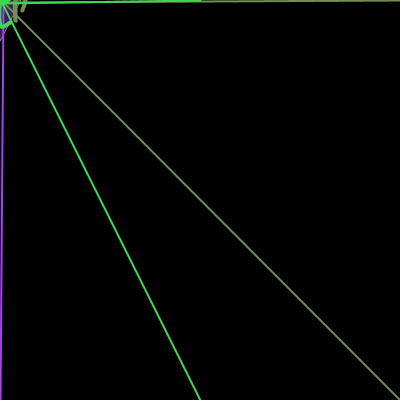
Frame 1 (no input)
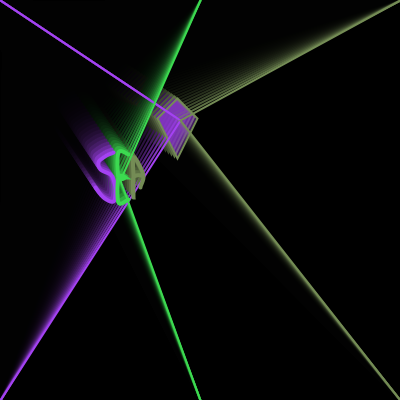
Frame 60 (the mouse pressed at the canvas centre just before this capture)
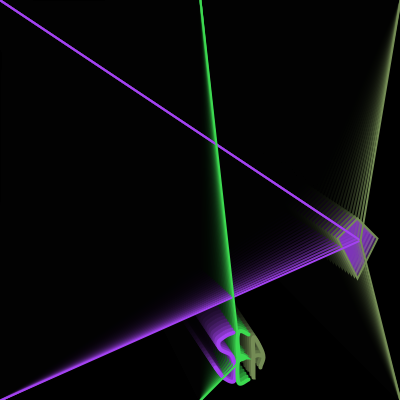
Frame 120 (the mouse held since frame 60 and released just before this capture)

The Processing sketch that drew these frames (run headless with seeded random() and noise(); from frame 60 on, the mouse is pressed at the canvas centre):

// Processing sketch: processing_71453
// ── processing_71453.pde

//Sarah Anderson, seanders
//HW6
//Copyright Sarah Anderson 2012 at CMU all rights reserved
//press any key to change the sizes, speeds and locations to random

float x,y,di,xSpeed,ySpeed,x2,y2,di2,x2Speed, y2Speed;
color col1, col2, col3;

void setup()
{
size(400,400);
background(0);
smooth();
x=0;
y=0;
di=50;
x2=0;
y2=0;
di2=100;
xSpeed=2;
ySpeed=3;
x2Speed=3;
y2Speed=2;
col1=color(random(255),random(255),random(255));
col2=color(random(255),random(255),random(255));
col3=color(random(255),random(255),random(255));

  
}

void draw()
{
createWindow();
diamond(x2,y2,di2,col1, col2, col3);
bounceDiamond();
initials(x,y,di,col1,col2,col3);
wrapInitials(); 
  
}

void createWindow()
{
fill(0,50);
noStroke();
rect(0,0,width, height);
}

void bounceDiamond() //code adapted from class code 6
{
x2=x2+x2Speed;
y2=y2+y2Speed;
strokeWeight(2);
stroke(col1);
line(0,0,x2,y2);
line(0,400,x2,y2);
stroke(col3);
line(400,0,x2,y2);
line(400,400,x2,y2);
  if (x2>width)
  {
  x2Speed=-x2Speed; 
  }
  else if (x2<0)
  {
  x2Speed=-x2Speed;  
  }
  
  if (y2>height)
  {
   y2Speed= -y2Speed; 
  }
  else if (y2<0)
  {
   y2Speed=-y2Speed; 
  }
}

void diamond(float x2, float y2, float di2,
  color col1,color col2, color col3)
{
noStroke();
fill(col1,100);
stroke(col3);
beginShape();
vertex(x2-(di2*0.2), y2-(di2*0));
vertex(x2-(di2*0), y2-(di2*0.2));
vertex(x2+(di2*0.2), y2-(di2*0));
vertex(x2-(di2*0), y2+(di2*0.4));
endShape(CLOSE);
}



void initials(float x, float y, float di, 
  color col1,color col2,color col3)
{
noFill();
strokeWeight(4);
 // letter S
stroke(col1);
beginShape();
  curveVertex(x-(di*0.05), y-(di*0.55)); //control point
  curveVertex(x-(di*0.1), y-(di*0.49));
  curveVertex(x-(di*0.2), y-(di*0.45));
  curveVertex(x-(di*0.3), y-(di*0.4));
  curveVertex(x-(di*0.4), y-(di*0.3));
  curveVertex(x-(di*0.35), y-(di*0.15));
  curveVertex(x-(di*0.15), y-(di*0.05));
  curveVertex(x-(di*0.1), y+(di*0.05));
  curveVertex(x-(di*0.05), y+(di*0.25));
  curveVertex(x-(di*0.1), y+(di*0.49));
  curveVertex(x-(di*0.3), y+(di*0.4));
  curveVertex(x-(di*0.45), y+(di*0.2));
  curveVertex(x-(di*0.5),y+(di*0.1)); //control point
endShape();

//letter E
stroke(col2);
beginShape();
  curveVertex(x+(di*0.35), y-(di*0.35)); //control point
  curveVertex(x+(di*0.2), y-(di*0.45));
  curveVertex(x, y-(di*0.5));
  curveVertex(x,y);
  curveVertex(x+(di*0.15),y);
  curveVertex(x,y);
  curveVertex(x, y+(di*0.5));
  curveVertex(x+(di*0.2), y+(di*0.45));
  curveVertex(x+(di*0.35), y+(di*0.35));  //control point
endShape();

//letter A
stroke(col3);
beginShape();
  curveVertex(x+(di*0.6),y); //control point
  curveVertex(x+(di*0.45),y+(di*0.2));
  curveVertex(x+(di*0.5), y);
  curveVertex(x+(di*0.45), y-(di*0.2));
  curveVertex(x+(di*0.3), y-(di*.40));
  curveVertex(x+(di*0.3), y);
  curveVertex(x+(di*0.3), y+(di*0.4));
  curveVertex(x+(di*0.3), y);
  curveVertex(x+(di*0.5), y);
  curveVertex(x+(di*0.35), y+(di*0.35)); //control point
endShape(); 
}

void wrapInitials() //code adapted from class code 6
{
x=x+xSpeed;
y=y+ySpeed;
strokeWeight(2);
stroke(col2);
line(200,400,x,y);
line(200,0,x,y);

if (x>width +(di*0.5))
  {
   x=-di*0.5;
  }
if (y>height +(di*0.5))
  {
   y=-di*0.5; 
  }
}

void keyPressed()
{
x=random(0,400);
y=random(0,400);
xSpeed=random(1,6);
ySpeed=random(1,6);
di=random(30,300);
col1=color(random(255), random(255), random(255));
col2=color(random(255), random(255), random(255));
col2=color(random(255), random(255), random(255));
x2=random(0,400);
y2=random(0,400);
di2=random(50,300);
x2Speed=random(1,6);
y2Speed=random(1,6);
}
